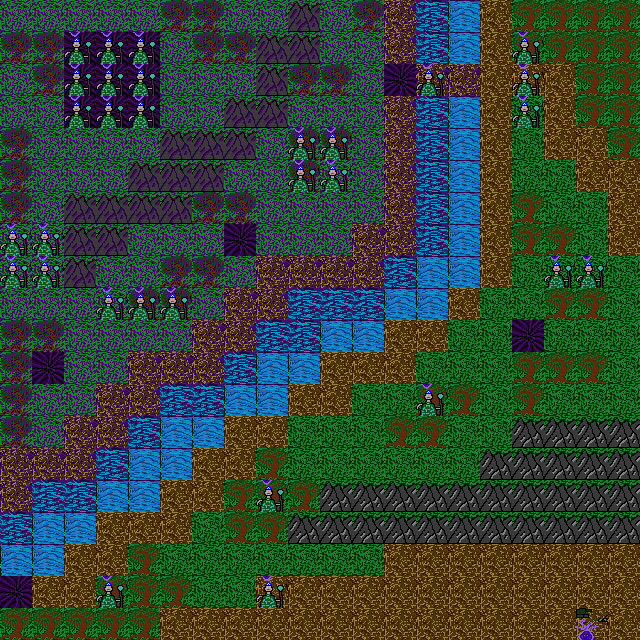

This is a level from a 2D game, rendered from its Tiled map with the project's own tilesets. A one-line summary and the map file follow, with tile-layer data summarised:
An orthogonal 20x20 tile map with 32x32 px tiles, 3 tile layers (Background, Map, Enimies), 5 tilesets and 1 object.

<map version="1.2" tiledversion="1.3.4" orientation="orthogonal" renderorder="right-down" width="20" height="20" tilewidth="32" tileheight="32" infinite="0" nextlayerid="5" nextobjectid="5">
 <editorsettings>
  <export format="json" />
 </editorsettings>
 <tileset firstgid="1" name="warp_tileMap" tilewidth="32" tileheight="32" tilecount="12" columns="3">
  <image source="Assets/warpTiles.png" width="98" height="131" />
  <tile id="0">
   <properties>
    <property name="isPassable" type="bool" value="true" />
    <property name="movementCost" type="float" value="1" />
    <property name="warpLevel" type="int" value="50" />
   </properties>
  </tile>
  <tile id="1">
   <properties>
    <property name="isPassable" type="bool" value="false" />
    <property name="movementCost" type="float" value="1" />
    <property name="warpLevel" type="int" value="50" />
   </properties>
  </tile>
  <tile id="2">
   <properties>
    <property name="isPassable" type="bool" value="true" />
    <property name="movementCost" type="float" value="1" />
    <property name="warpLevel" type="int" value="50" />
   </properties>
  </tile>
  <tile id="3">
   <properties>
    <property name="isPassable" type="bool" value="false" />
    <property name="movementCost" type="float" value="1" />
    <property name="warpLevel" type="int" value="1" />
   </properties>
  </tile>
  <tile id="4">
   <properties>
    <property name="isPassable" type="bool" value="false" />
    <property name="movementCost" type="float" value="1" />
    <property name="warpLevel" type="int" value="50" />
   </properties>
  </tile>
  <tile id="5">
   <properties>
    <property name="isPassable" type="bool" value="true" />
    <property name="movementCost" type="float" value="2" />
    <property name="warpLevel" type="int" value="100" />
   </properties>
  </tile>
  <tile id="6">
   <properties>
    <property name="isPassable" type="bool" value="true" />
    <property name="movementCost" type="float" value="2" />
    <property name="warpLevel" type="int" value="1" />
   </properties>
  </tile>
  <tile id="7">
   <properties>
    <property name="isPassable" type="bool" value="true" />
    <property name="movementCost" type="float" value="2" />
    <property name="warpLevel" type="int" value="50" />
   </properties>
  </tile>
  <tile id="8">
   <properties>
    <property name="isPassable" type="bool" value="false" />
    <property name="movementCost" type="float" value="1" />
    <property name="warpLevel" type="int" value="50" />
   </properties>
  </tile>
  <tile id="9">
   <properties>
    <property name="isPassable" type="bool" value="true" />
    <property name="movementCost" type="float" value="1" />
    <property name="warpLevel" type="int" value="1" />
   </properties>
  </tile>
  <tile id="10">
   <properties>
    <property name="isPassable" type="bool" value="true" />
    <property name="movementCost" type="float" value="1" />
    <property name="warpLevel" type="int" value="1" />
   </properties>
  </tile>
 </tileset>
 <tileset firstgid="13" name="characters_v01" tilewidth="32" tileheight="32" tilecount="4" columns="2">
  <image source="Assets/characters.png" width="65" height="65" />
 </tileset>
 <tileset firstgid="17" name="treesV2" tilewidth="32" tileheight="32" tilecount="2" columns="1">
  <image source="Assets/treesV2.png" width="32" height="65" />
  <tile id="0">
   <properties>
    <property name="isPassable" type="bool" value="true" />
    <property name="movementCost" type="int" value="2" />
    <property name="warpLevel" type="int" value="5" />
   </properties>
  </tile>
  <tile id="1">
   <properties>
    <property name="isPassable" type="bool" value="true" />
    <property name="movementCost" type="int" value="2" />
    <property name="warpLevel" type="int" value="1" />
   </properties>
  </tile>
 </tileset>
 <tileset firstgid="19" name="allTiles" tilewidth="32" tileheight="32" tilecount="12" columns="3">
  <image source="Assets/allTiles.png" width="96" height="128" />
 </tileset>
 <tileset firstgid="31" name="allTiles_v2" tilewidth="32" tileheight="32" tilecount="12" columns="3">
  <image source="Assets/allTiles_v2.png" width="96" height="128" />
  <tile id="0">
   <properties>
    <property name="isPassable" type="bool" value="true" />
    <property name="movementCost" type="int" value="1" />
    <property name="warpLevel" type="int" value="1" />
   </properties>
  </tile>
  <tile id="1">
   <properties>
    <property name="isPassable" type="bool" value="true" />
    <property name="movementCost" type="int" value="2" />
    <property name="warpLevel" type="int" value="1" />
   </properties>
  </tile>
  <tile id="2">
   <properties>
    <property name="isPassable" type="bool" value="false" />
    <property name="warpLevel" type="int" value="50" />
   </properties>
  </tile>
  <tile id="3">
   <properties>
    <property name="isPassable" type="bool" value="true" />
    <property name="movementCost" type="int" value="1" />
    <property name="warpLevel" type="int" value="50" />
   </properties>
  </tile>
  <tile id="4">
   <properties>
    <property name="isPassable" type="bool" value="true" />
    <property name="movementCost" type="int" value="1" />
    <property name="warpLevel" type="int" value="1" />
   </properties>
  </tile>
  <tile id="5">
   <properties>
    <property name="isPassable" type="bool" value="true" />
    <property name="movementCost" type="int" value="1" />
    <property name="warpLevel" type="int" value="100" />
   </properties>
  </tile>
  <tile id="6">
   <properties>
    <property name="isPassable" type="bool" value="true" />
    <property name="movementCost" type="int" value="1" />
    <property name="warpLevel" type="int" value="0" />
   </properties>
  </tile>
  <tile id="7">
   <properties>
    <property name="isPassable" type="bool" value="false" />
    <property name="warpLevel" type="int" value="1" />
   </properties>
  </tile>
  <tile id="8">
   <properties>
    <property name="isPassable" type="bool" value="true" />
    <property name="movementCost" type="int" value="2" />
    <property name="warpLevel" type="int" value="50" />
   </properties>
  </tile>
  <tile id="9">
   <properties>
    <property name="isPassable" type="bool" value="false" />
    <property name="warpLevel" type="int" value="1" />
   </properties>
  </tile>
  <tile id="10">
   <properties>
    <property name="isPassable" type="bool" value="false" />
    <property name="warpLevel" type="int" value="50" />
   </properties>
  </tile>
 </tileset>
 <layer id="3" name="Background" width="20" height="20">
  <data>[400 cells, 400 non-empty, 8 distinct tile ids]</data>
 </layer>
 <layer id="1" name="Map" width="20" height="20">
  <data>[400 cells, 400 non-empty, 12 distinct tile ids]</data>
 </layer>
 <layer id="2" name="Enimies" width="20" height="20">
  <data>[400 cells, 32 non-empty, 3 distinct tile ids]</data>
 </layer>
 <objectgroup id="4" name="Object">
  <object id="1" x="596.182" y="591.636">
   <point />
  </object>
 </objectgroup>
</map>